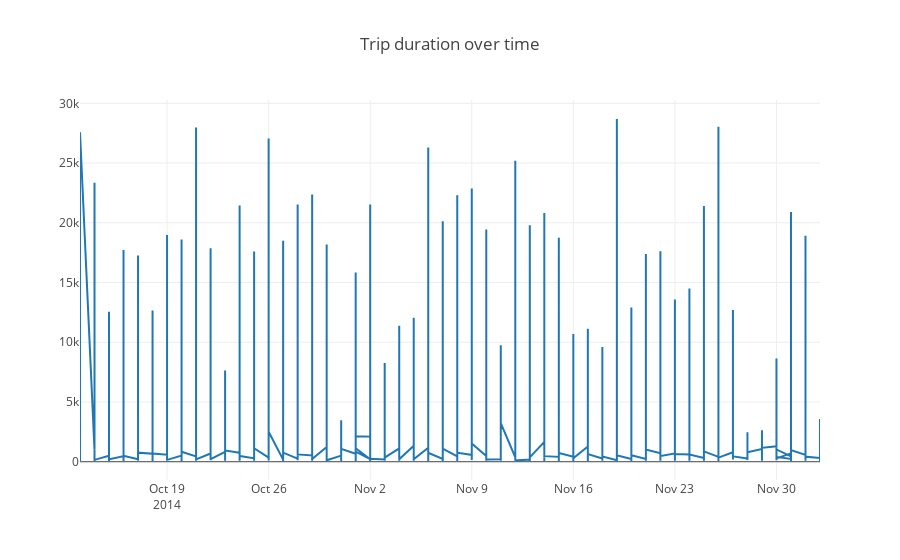

Notebook source saved alongside this figure:
### Markdown cell above
Trip duration over time in an interactive plot

### Code cell
plotly.offline.init_notebook_mode(connected=True)

plotly.offline.iplot({
    "data": [Scatter(
        x= trip.starttime.head(15000).tolist(), 
        y= trip.tripduration.head(15000).tolist()
    )],
    "layout": Layout(
        title="Trip duration over time"
    )
})

### Figure 1 — Plotly figure (JSON) as saved in the notebook; plotly's stock layout.template omitted (floating-point values rounded to 4 significant figures; data arrays with more than 128 entries replaced by an {"elided": "..."} marker saying what was removed)
{"data": [{"type": "scatter", "x": {"elided": "15000 str values"}, "y": {"elided": "15000 float values"}}], "layout": {"title": "Trip duration over time"}}
